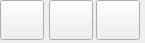
<?xml version="1.0" encoding="UTF-8"?>
<ui version="4.0">
 <class>Form</class>
 <widget class="QWidget" name="Form">
  <property name="geometry">
   <rect>
    <x>0</x>
    <y>0</y>
    <width>145</width>
    <height>43</height>
   </rect>
  </property>
  <property name="windowTitle">
   <string>Form</string>
  </property>
  <widget class="QPushButton" name="stopbutton">
   <property name="geometry">
    <rect>
     <x>96</x>
     <y>0</y>
     <width>44</width>
     <height>40</height>
    </rect>
   </property>
   <property name="text">
    <string/>
   </property>
   <property name="icon">
    <iconset resource="../resources/button.qrc">
     <normaloff>:/images/icon_stop.png</normaloff>:/images/icon_stop.png</iconset>
   </property>
   <property name="iconSize">
    <size>
     <width>32</width>
     <height>32</height>
    </size>
   </property>
  </widget>
  <widget class="QPushButton" name="startbutton">
   <property name="geometry">
    <rect>
     <x>0</x>
     <y>0</y>
     <width>44</width>
     <height>40</height>
    </rect>
   </property>
   <property name="text">
    <string/>
   </property>
   <property name="icon">
    <iconset resource="../resources/button.qrc">
     <normaloff>:/images/icon_stop.png</normaloff>:/images/icon_stop.png</iconset>
   </property>
   <property name="iconSize">
    <size>
     <width>32</width>
     <height>32</height>
    </size>
   </property>
  </widget>
  <widget class="QPushButton" name="pausebutton">
   <property name="geometry">
    <rect>
     <x>49</x>
     <y>0</y>
     <width>44</width>
     <height>40</height>
    </rect>
   </property>
   <property name="text">
    <string/>
   </property>
   <property name="icon">
    <iconset resource="../resources/button.qrc">
     <normaloff>:/images/icon_pause.png</normaloff>:/images/icon_pause.png</iconset>
   </property>
   <property name="iconSize">
    <size>
     <width>32</width>
     <height>32</height>
    </size>
   </property>
  </widget>
 </widget>
 <resources>
  <include location="../resources/button.qrc"/>
 </resources>
 <connections/>
</ui>
